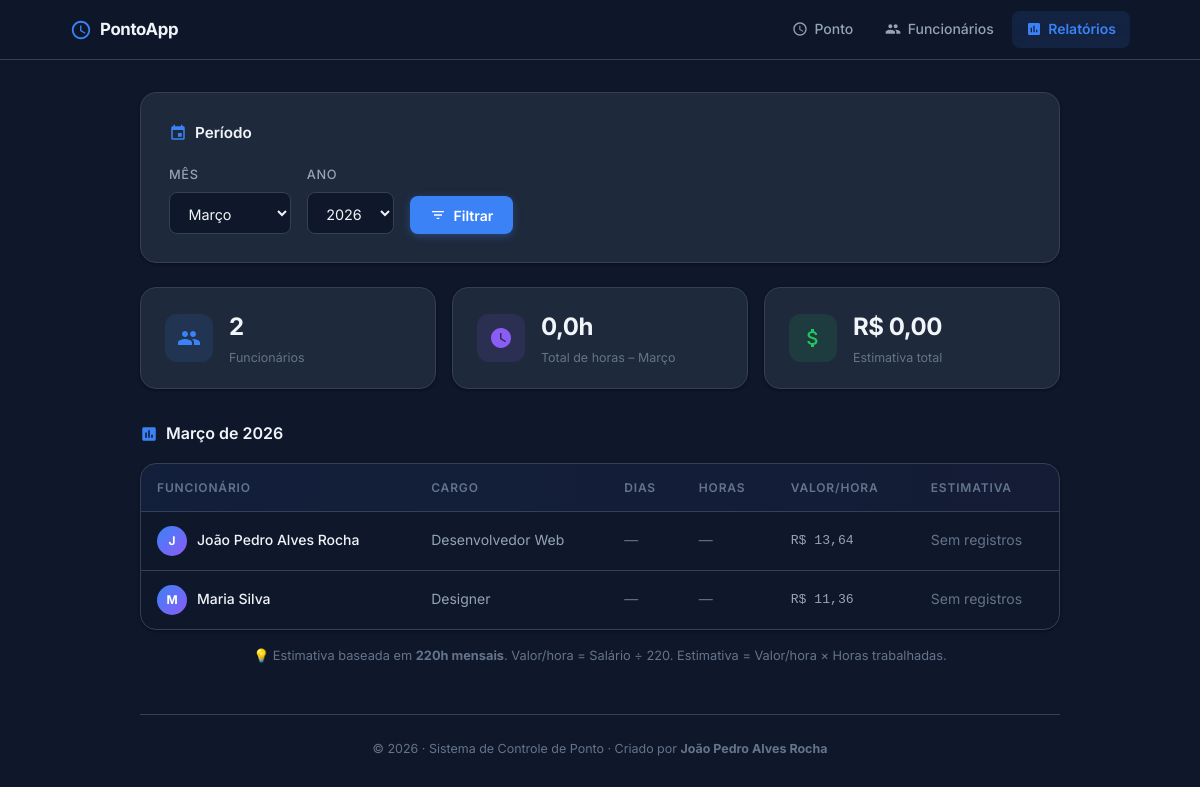
Page /relatorios.php on the committed database.
### tables this page shows
CREATE TABLE IF NOT EXISTS funcionarios (
    id             INT          NOT NULL AUTO_INCREMENT PRIMARY KEY,
    nome           VARCHAR(120) NOT NULL,
    email          VARCHAR(160) UNIQUE,
    cargo          VARCHAR(80)  DEFAULT '',
    salario_mensal DECIMAL(10,2) DEFAULT 0.00,
    created_at     TIMESTAMP    DEFAULT CURRENT_TIMESTAMP
);

### connect.php (called while the page is built, shortened)
<?php
class Connect
{
    public static function getInstance(): PDO
    {
        static $instance = null;
        if ($instance === null) {
            $dsn = "mysql:host=" . self::HOST
                 . ";dbname=" . self::DBNAME
                 . ";charset=utf8mb4";
            $instance = new PDO($dsn, self::USER, self::PASS, [
                PDO::ATTR_ERRMODE            => PDO::ERRMODE_EXCEPTION,
                PDO::ATTR_DEFAULT_FETCH_MODE => PDO::FETCH_ASSOC,
                PDO::ATTR_EMULATE_PREPARES   => false,
            ]);
        }
        return $instance;
    }
}

### Funcionario.php (called while the page is built, shortened)
<?php
require_once __DIR__ . "/connect.php";
class Funcionario
{
    private PDO $pdo;
    public function __construct()
    {
        $this->pdo = Connect::getInstance();
    }
    public function all(): array
    {
        $stmt = $this->pdo->query(
            "SELECT * FROM funcionarios ORDER BY nome ASC"
        );
        return $stmt->fetchAll();
    }
}

### Registro.php (called while the page is built, shortened)
<?php
require_once __DIR__ . "/connect.php";
class Registro
{
    private PDO $pdo;
    public function __construct()
    {
        $this->pdo = Connect::getInstance();
    }
    public function totaisPorPeriodo(string $inicio, string $fim): array
    {
        $stmt = $this->pdo->prepare("
            SELECT
                f.id                                        AS funcionario_id,
                f.nome,
                f.cargo,
                f.salario_mensal,
                COUNT(r.id)                                 AS dias_trabalhados,
                COALESCE(SUM(r.duracao_decimal), 0)         AS total_horas,
                ROUND(
                    (f.salario_mensal / 220) *
                    COALESCE(SUM(r.duracao_decimal), 0), 2
                )                                           AS estimativa_pagamento
            FROM funcionarios f
            LEFT JOIN registros r
                   ON r.funcionario_id = f.id
                  AND r.saida IS NOT NULL
                  AND DATE(r.entrada) BETWEEN :inicio AND :fim
            GROUP BY f.id
            ORDER BY f.nome ASC
        ");
        $stmt->execute([":inicio" => $inicio, ":fim" => $fim]);
        return $stmt->fetchAll();
    }
}

### relatorios.php (the view, shortened to what this page needs)
<?php
require_once __DIR__ . "/Funcionario.php";
require_once __DIR__ . "/Registro.php";
$mes = (int) ($_GET["mes"] ?? date("n"));
$ano = (int) ($_GET["ano"] ?? date("Y"));
$mes = max(1, min(12, $mes));
$ano = max(2020, min((int)date("Y"), $ano));
$inicio = sprintf("%04d-%02d-01", $ano, $mes);
$fim    = date("Y-m-t", strtotime($inicio));
$mesesNomes = [
    1=>"Janeiro",2=>"Fevereiro",3=>"Março",4=>"Abril",
    5=>"Maio",6=>"Junho",7=>"Julho",8=>"Agosto",
    9=>"Setembro",10=>"Outubro",11=>"Novembro",12=>"Dezembro"
];
$totais   = [];
try {
    $funcModel = new Funcionario();
    $regModel  = new Registro();
    $totais    = $regModel->totaisPorPeriodo($inicio, $fim);
    $funcionarios = $funcModel->all();
} catch (PDOException $e) {
    $error = "Não foi possível conectar ao banco. Verifique connect.php.";
    $funcionarios = [];
}
$totalHorasGeral  = array_sum(array_column($totais, "total_horas"));
$totalSalarioGeral = array_sum(array_column($totais, "estimativa_pagamento"));
?><!DOCTYPE html>
<html lang="pt-BR">
<head>
  <link rel="stylesheet" href="style.css">
</head>
<body>
<?php require_once __DIR__ . "/nav.php"; ?>
<div class="page-wrapper">
  <div class="card" style="margin-bottom:1.5rem">
    <p class="card-title">
      <svg viewBox="0 0 24 24" fill="currentColor"><path d="M17 12h-5v5h5v-5zM16 1v2H8V1H6v2H5c-1.11 0-1.99.9-1.99 2L3 19c0 1.1.89 2 2 2h14c1.1 0 2-.9 2-2V5c0-1.1-.9-2-2-2h-1V1h-2zm3 18H5V8h14v11z"/></svg>
      Período
    </p>
    <form method="GET" style="display:flex;gap:1rem;flex-wrap:wrap;align-items:flex-end">
      <div class="form-group">
        <label for="mes">Mês</label>
        <select id="mes" name="mes" class="select-field">
          <?php foreach ($mesesNomes as $n => $nome): ?>
          <option value="<?= $n ?>" <?= $n === $mes ? "selected" : "" ?>><?= $nome ?></option>
          <?php endforeach; ?>
        </select>
      </div>
      <div class="form-group">
        <label for="ano">Ano</label>
        <select id="ano" name="ano" class="select-field">
          <?php for ($y = (int)date("Y"); $y >= 2020; $y--): ?>
          <option value="<?= $y ?>" <?= $y === $ano ? "selected" : "" ?>><?= $y ?></option>
          <?php endfor; ?>
        </select>
      </div>
      <button type="submit" class="btn btn-primary" style="margin-bottom:0">
        <svg viewBox="0 0 24 24" fill="currentColor"><path d="M10 18h4v-2h-4v2zM3 6v2h18V6H3zm3 7h12v-2H6v2z"/></svg>
        Filtrar
      </button>
    </form>
  </div>
  <div class="stat-grid">
    <div class="stat-card">
      <div class="stat-icon stat-icon-blue">
      </div>
      <div class="stat-body">
        <span class="stat-value"><?= count($funcionarios) ?></span>
        <span class="stat-label">Funcionários</span>
      </div>
    </div>
    <div class="stat-card">
      <div class="stat-icon stat-icon-purple">
        <svg viewBox="0 0 24 24" fill="currentColor"><path d="M12 2C6.48 2 2 6.48 2 12s4.48 10 10 10 10-4.48 10-10S17.52 2 12 2zm.5 5v5.25l4.5 2.67-.75 1.23L11 13V7h1.5z"/></svg>
      </div>
      <div class="stat-body">
        <span class="stat-value"><?= number_format($totalHorasGeral, 1, ",", ".") ?>h</span>
        <span class="stat-label">Total de horas – <?= $mesesNomes[$mes] ?></span>
      </div>
    </div>
    <div class="stat-card">
      <div class="stat-icon stat-icon-green">
      </div>
      <div class="stat-body">
        <span class="stat-value">R$ <?= number_format($totalSalarioGeral, 2, ",", ".") ?></span>
        <span class="stat-label">Estimativa total</span>
      </div>
    </div>
  </div>
  <div class="section-heading">
    <h2>
      <svg viewBox="0 0 24 24" fill="currentColor"><path d="M19 3H5c-1.1 0-2 .9-2 2v14c0 1.1.9 2 2 2h14c1.1 0 2-.9 2-2V5c0-1.1-.9-2-2-2zM9 17H7v-7h2v7zm4 0h-2V7h2v10zm4 0h-2v-4h2v4z"/></svg>
      <?= $mesesNomes[$mes] ?> de <?= $ano ?>
    </h2>
  </div>
  <?php if (empty($totais)): ?>
  <div class="empty-state">
    <svg viewBox="0 0 24 24" fill="currentColor"><path d="M19 3H5c-1.1 0-2 .9-2 2v14c0 1.1.9 2 2 2h14c1.1 0 2-.9 2-2V5c0-1.1-.9-2-2-2zM9 17H7v-7h2v7zm4 0h-2V7h2v10zm4 0h-2v-4h2v4z"/></svg>
    <p>Nenhum registro no período selecionado.</p>
  </div>
  <?php else: ?>
  <div class="table-wrapper">
    <table>
      <thead>
        <tr>
          <th>Funcionário</th>
          <th>Cargo</th>
          <th>Dias</th>
          <th>Horas</th>
          <th>Valor/hora</th>
          <th>Estimativa</th>
        </tr>
      </thead>
      <tbody>
        <?php foreach ($totais as $t):
            $valorHora = $t["salario_mensal"] > 0
                ? $t["salario_mensal"] / 220
                : 0;
            $horas     = (float) $t["total_horas"];
            $h         = floor($horas);
            $min       = round(($horas - $h) * 60);
        ?>
        <tr>
          <td class="td-name">
            <div style="display:flex;align-items:center;gap:.625rem">
              <div class="avatar-sm"><?= mb_strtoupper(mb_substr($t["nome"],0,1)) ?></div>
              <?= htmlspecialchars($t["nome"]) ?>
            </div>
          </td>
          <td class="td-email"><?= htmlspecialchars($t["cargo"] ?: "—") ?></td>
          <td>
            <?php if ($t["dias_trabalhados"] > 0): ?>
            <span class="badge-count"><?= $t["dias_trabalhados"] ?>d</span>
            <?php else: ?>
            <span style="color:var(--text-muted)">—</span>
            <?php endif; ?>
          </td>
          <td>
            <?php if ($horas > 0): ?>
            <span class="hours-display"><?= $h ?>h<?= $min > 0 ? $min . "min" : "" ?></span>
            <?php else: ?>
            <span style="color:var(--text-muted)">—</span>
            <?php endif; ?>
          </td>
          <td class="td-doc">
            <?= $valorHora > 0 ? "R$ " . number_format($valorHora, 2, ",", ".") : "—" ?>
          </td>
          <td>
            <?php if ($t["estimativa_pagamento"] > 0): ?>
            <span class="salary-badge">R$ <?= number_format($t["estimativa_pagamento"], 2, ",", ".") ?></span>
            <?php else: ?>
            <span style="color:var(--text-muted)">Sem registros</span>
            <?php endif; ?>
          </td>
        </tr>
        <?php endforeach; ?>
      </tbody>
    </table>
  </div>
  <p class="report-note">
    💡 Estimativa baseada em <strong>220h mensais</strong>.
    Valor/hora = Salário ÷ 220. Estimativa = Valor/hora × Horas trabalhadas.
  </p>
  <?php endif; ?>
  <footer class="site-footer">
    &copy; <?= date('Y') ?> · Sistema de Controle de Ponto · Criado por <strong>João Pedro Alves Rocha</strong>
  </footer>
</div>
</body>
</html>

### rows in the picture
funcionarios: nome "J", nome "João Pedro Alves Rocha", cargo "Desenvolvedor Web", salario_mensal "13,64"
funcionarios: nome "M", nome "Maria Silva", cargo "Designer", salario_mensal "11,36"

### other values in the picture
count($funcionarios) "2"
$totalHorasGeral "0,0"
$mesesNomes[$mes] "Março"
$totalSalarioGeral "0,00"
$ano "2026"
form field mes "Março"
form field ano "2026"
